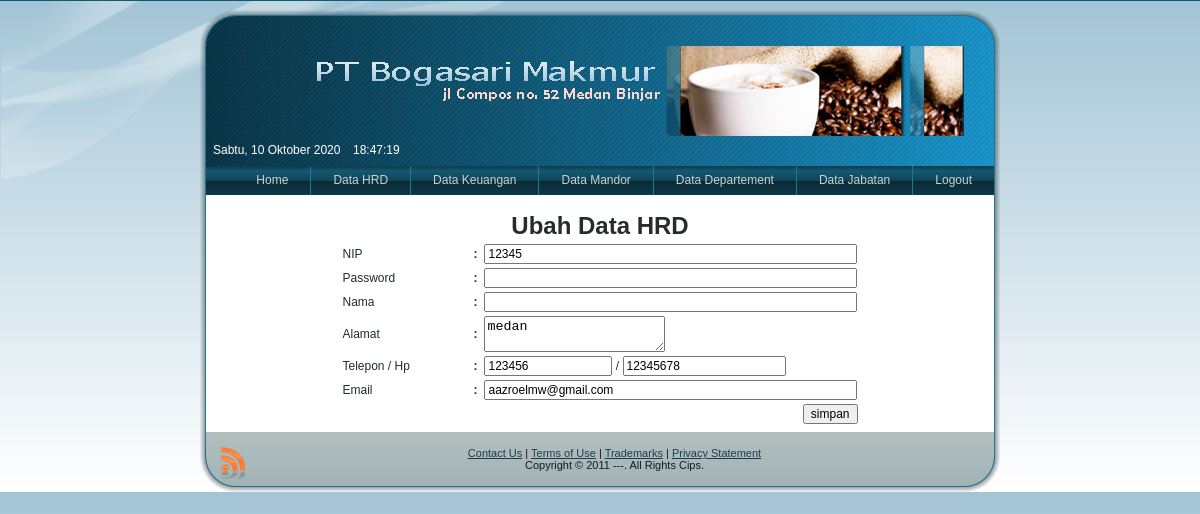
The page /penggajian3/uadmin.php?page=u-hrd&id=12345 on the database its author committed.
### tables this page shows
CREATE TABLE `hrd` (
  `nip` varchar(15) NOT NULL,
  `nama_hrd` varchar(50) NOT NULL,
  `alamat_hrd` text NOT NULL,
  `telp_hrd` varchar(15) NOT NULL,
  `hp_hrd` varchar(12) NOT NULL,
  `email_hrd` varchar(50) NOT NULL,
  PRIMARY KEY  (`nip`)
);

### penggajian3/system/admin/update_hrd.php (the view, shortened to what this page needs)
<form method="post" action="">
<br />
<?php
	$rr=mysql_query("select * from hrd where nip='$_GET[id]'");
		$dd=mysql_fetch_array($rr);
 ?>
<table width="521" border="0" align="center" id="rpt">
  <tr>
    <td colspan="3" align="center"><span class="style1">
    <div align="center">Ubah Data HRD </div>
    </span></td>
  </tr>
  <tr>
    <td width="162">NIP</td>
    <td width="13"><div align="center"><strong>:</strong></div></td>
    <td width="332"><input type="text" name="nip_hrd" size="50" value="<?php echo $dd[nip] ?>"></td>
  </tr>
  <tr>
    <td width="162">Password</td>
    <td width="13"><div align="center"><strong>:</strong></div></td>
    <td><input type="hidden" name="password" size="50"  value="<?php echo $dd[password] ?>" />
    <input type="password" name="password2" size="50"  value="<?php echo $dd[password] ?>" /></td>
  </tr>
  <tr>
    <td>Nama</td>
    <td><div align="center"><strong>:</strong></div></td>
    <td><input type="text" name="nama" size="50"  value="<?php echo $dd[nama] ?>"></td>
  </tr>
  <tr>
    <td>Alamat</td>
    <td><div align="center"><strong>:</strong></div></td>
    <td><textarea name="alamat_hrd"><?php echo $dd[alamat_hrd] ?></textarea></td>
  </tr>
  <tr>
    <td>Telepon / Hp </td>
    <td><div align="center"><strong>:</strong></div></td>
    <td><input type="text" name="telp_hrd" size="15"   value="<?php echo $dd[telp_hrd] ?>"> / <input type="text" name="hp_hrd" size="20"   value="<?php echo $dd[hp_hrd] ?>">  </tr>
  <tr>
    <td>Email</td>
    <td><div align="center"><strong>:</strong></div></td>
    <td><input type="text" name="email_hrd" size="50"   value="<?php echo $dd[email_hrd] ?>"></td>
  </tr>
  <tr>
    <td colspan="3"><div align="right"><input type="submit" name="simp" value="simpan"></div></td>
  </tr>
  </table>
</form>

### penggajian3/style.css (style rules this page uses)
body { margin: 0 auto; padding: 0; background-color: #145871; }
form { padding:0 !important; margin:0 !important; }
body { font-family: Arial, Helvetica, Sans-Serif; font-size: 12px; font-style: normal; font-weight: normal; color: #242C2D; }
input, select { font-family: Arial, Helvetica, Sans-Serif; font-size: 12px; font-style: normal; font-weight: normal; }

### penggajian3/uadmin.php (style rules this page uses)
#all { background: -webkit-gradient(linear, left top, left bottom, from(#a2c4d5), to(#ffffff)); background: -moz-linear-gradient(top, #a2c4d5, #ffffff) no-repeat; filter: progid:DXImageTransform.Microsoft.gradient(startColorstr='#a2c4d5', endColorstr='#ffffff'); -ms-filter: progid:DXImageTransform.Microsoft.gradient(startColorstr='#a2c4d5', endColorstr='#ffffff'); }

### penggajian3/system/admin/update_hrd.php (style rules this page uses)
.style1 { font-size: 24px; font-weight: bold; }

### rows shown on the page
hrd: nip_hrd "12345", alamat_hrd "medan", telp_hrd "123456", hp_hrd "12345678", email_hrd "aazroelmw@gmail.com"
